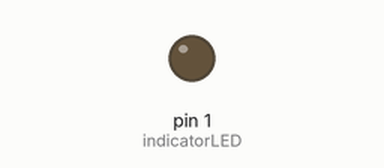
This sketch was run on a simulated Arduino Uno, built with avr-gcc and run on an emulated ATmega328P. On the bench: output pins drawn as LEDs (lit = HIGH). Pins used as bus, display or sensor lines are not drawn.

Above: at 0.1 s.
Timing chart, 0 to 5.6 s (numbered marks = the images above):
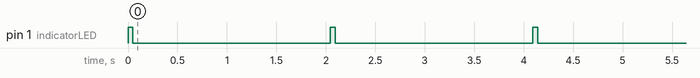

The sketch:

Magspoof-49th-SD.ino
```cpp
/*
 * MagSpoof - "wireless" magnetic stripe/credit card emulator
 *
 * This code was originally written by Samy Kamkar.
 * http://samy.pl/magspoof/
 *
 * I have modified his code to run on the Adafriut Trinket.
 * Some modifications were also made to make this more suitable for a Magspoof building workshop.
 *
 * Check out the Github:
 * https://github.com/mtagius/magspoof-49th-SD
 *
 */

#define PIN_A 0
#define PIN_B 2
#define indicatorLED 1
#define CLOCK_US 200

#define BETWEEN_ZERO 53 // 53 zeros between track1 & 2

// This is where YOUR card data needs to go
const char* tracks[] = {
"", // Track 1
"" // Track 2
};

//This is how the tracks look for a student ID
/*
 * "%800123456?\0", // Track 1
 * ";1234567890123456?\0" // Track 2
*/

//This is how the tracks look for a generic credit card
/*
 * "%B123456781234567^LASTNAME/FIRST^YYMMSSSDDDDDDDDDDDDDDDDDDDDDDDDD?\0", // Track 1
 * ";123456781234567=YYMMSSSDDDDDDDDDDDDDD?\0" // Track 2
 */

char revTrack[41];

const int sublen[] = {
  32, 48, 48 };
const int bitlen[] = {
  7, 5, 5 };

unsigned int curTrack = 0;
int dir;

void setup()
{
  pinMode(PIN_A, OUTPUT);
  pinMode(PIN_B, OUTPUT);

  pinMode(indicatorLED, OUTPUT);

  // store reverse track 2 to play later
  storeRevTrack(2);

  for(int i = 0; i < 3; i++) {
    //everytime playtrack(1) is called the magspoof outputs track 1 and 2
    //calling this function will output the card stored in tracks[]
    playTrack(1);
    delay(2000);
  }
}

// send a single bit out
void playBit(int sendBit)
{
  dir ^= 1;
  digitalWrite(PIN_A, dir);
  digitalWrite(PIN_B, !dir);
  delayMicroseconds(CLOCK_US);

  if (sendBit)
  {
    dir ^= 1;
    digitalWrite(PIN_A, dir);
    digitalWrite(PIN_B, !dir);
  }
  delayMicroseconds(CLOCK_US);

}

// when reversing
void reverseTrack(int track)
{
  int i = 0;
  track--; // index 0
  dir = 0;

  while (revTrack[i++] != '\0');
  i--;
  while (i--)
    for (int j = bitlen[track]-1; j >= 0; j--)
      playBit((revTrack[i] >> j) & 1);
}

// plays out a full track, calculating CRCs and LRC
void playTrack(int track)
{
  int tmp, crc, lrc = 0;
  track--; // index 0
  dir = 0;

  digitalWrite(indicatorLED, HIGH);


  // First put out a bunch of leading zeros.
  for (int i = 0; i < 25; i++)
    playBit(0);

  //
  for (int i = 0; tracks[track][i] != '\0'; i++)
  {
    crc = 1;
    tmp = tracks[track][i] - sublen[track];

    for (int j = 0; j < bitlen[track]-1; j++)
    {
      crc ^= tmp & 1;
      lrc ^= (tmp & 1) << j;
      playBit(tmp & 1);
      tmp >>= 1;
    }
    playBit(crc);
  }

  // finish calculating and send last "byte" (LRC)
  tmp = lrc;
  crc = 1;
  for (int j = 0; j < bitlen[track]-1; j++)
  {
    crc ^= tmp & 1;
    playBit(tmp & 1);
    tmp >>= 1;
  }
  playBit(crc);

  // if track 1, play 2nd track in reverse (like swiping back?)
  if (track == 0)
  {
    // if track 1, also play track 2 in reverse
    // zeros in between
    for (int i = 0; i < BETWEEN_ZERO; i++)
      playBit(0);

    // send second track in reverse
    reverseTrack(2);
  }

  // finish with 0's
  for (int i = 0; i < 5 * 5; i++)
    playBit(0);

  digitalWrite(PIN_A, LOW);
  digitalWrite(PIN_B, LOW);

  digitalWrite(indicatorLED, LOW);

}

// stores track for reverse usage later
void storeRevTrack(int track)
{
  int i, tmp, crc, lrc = 0;
  track--; // index 0
  dir = 0;

  for (i = 0; tracks[track][i] != '\0'; i++)
  {
    crc = 1;
    tmp = tracks[track][i] - sublen[track];

    for (int j = 0; j < bitlen[track]-1; j++)
    {
      crc ^= tmp & 1;
      lrc ^= (tmp & 1) << j;
      tmp & 1 ?
        (revTrack[i] |= 1 << j) :
        (revTrack[i] &= ~(1 << j));
      tmp >>= 1;
    }
    crc ?
      (revTrack[i] |= 1 << 4) :
      (revTrack[i] &= ~(1 << 4));
  }

  // finish calculating and send last "byte" (LRC)
  tmp = lrc;
  crc = 1;
  for (int j = 0; j < bitlen[track]-1; j++)
  {
    crc ^= tmp & 1;
    tmp & 1 ?
      (revTrack[i] |= 1 << j) :
      (revTrack[i] &= ~(1 << j));
    tmp >>= 1;
  }
  crc ?
    (revTrack[i] |= 1 << 4) :
    (revTrack[i] &= ~(1 << 4));

  i++;
  revTrack[i] = '\0';
}

void loop()
{
  //no code to loop. All code is run from setup()
}
```
